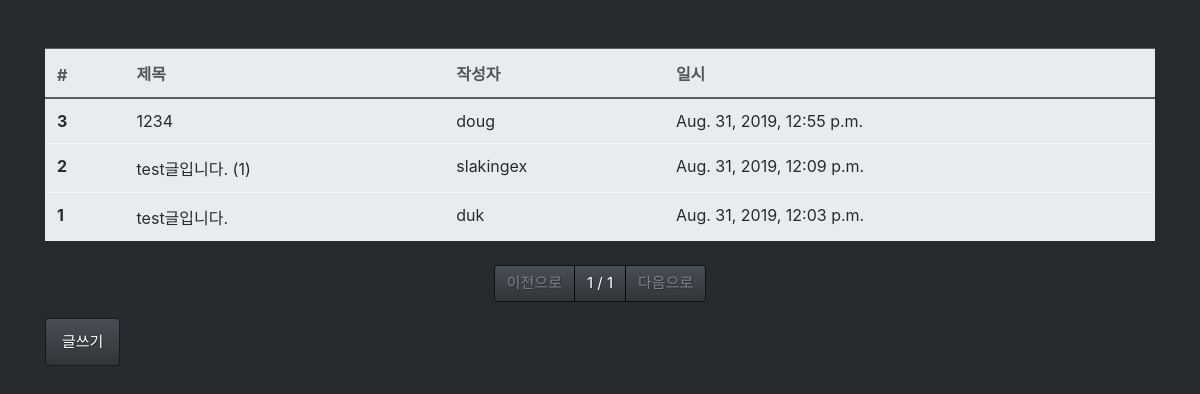
Before: /board/list/ with the older database file.
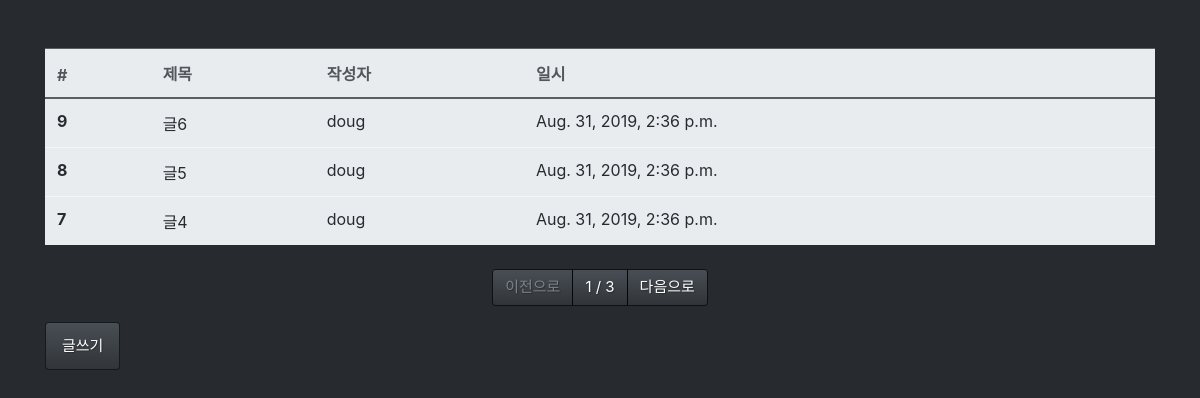
After: the same page with the newer database file.
### board/models.py (models this page shows, shortened)
class Board(models.Model):
    title = models.CharField(max_length=128, verbose_name='제목')
    contents = models.TextField(verbose_name='내용')
    writer = models.ForeignKey(
        'fcuser.Fcuser', on_delete=models.CASCADE, verbose_name='작성자')
    registered_dttm = models.DateTimeField(
        auto_now_add=True, verbose_name='등록시간')
    tags = models.ManyToManyField('tag.Tag', verbose_name='태그')
    class Meta:
        db_table = 'fastcampus_board'
        verbose_name = '패스트캠퍼스 게시글'
        verbose_name_plural = '패스트캠퍼스 게시글'

### fcuser/models.py (models this page shows)
class Fcuser(models.Model):
    username = models.CharField(max_length=32, verbose_name='사용자명')
    password = models.CharField(max_length=64, verbose_name='비밀번호')
    useremail = models.EmailField(max_length=128, verbose_name='사용자이메일')
    registered_dttm = models.DateTimeField(
        auto_now_add=True, verbose_name='등록시간')
    def __str__(self):
        return self.username
    class Meta:
        db_table = 'fastcampus_fcuser'
        verbose_name = '패스트캠퍼스 사용자'
        verbose_name_plural = '패스트캠퍼스 사용자'

### board/views.py (the view)
# urls.py: path('list/', views.board_list),
def board_list(request):
    all_boards = Board.objects.all().order_by('-id')
    page = request.GET.get('p', 1)
    paginator = Paginator(all_boards, 3)
    boards = paginator.get_page(page)
    return render(request, 'board_list.html', {'boards': boards})

### board/templates/board_list.html (shortened to what this page needs)
{% extends "base.html" %} {% block contents %}
<div class="row mt-5">
  <div class="col-12">
    <table class="table table-light">
      <thead class="thead-light">
        <tr>
          <th>#</th>
          <th>제목</th>
          <th>작성자</th>
          <th>일시</th>
        </tr>
      </thead>
      <tbody class="text-dark">
        {% for board in boards %}
        <tr onclick="location.href='/board/detail/{{board.id}}'">
          <th>{{ board.id }}</th>
          <td>{{ board.title }}</td>
          <td>{{ board.writer }}</td>
          <td>{{ board.registered_dttm }}</td>
        </tr>
        {% endfor %}
      </tbody>
    </table>
  </div>
</div>
<div class="row mt-2">
  <div class="col-12">
    <nav>
      <ul class="pagination justify-content-center">
        {% if boards.has_previous %}
        <li class="page-item">
          <a class="page-link" href="?p={{ boards.previous_page_number }}">
            이전으로
          </a>
          {% else %}
          <li class="page-item disabled">
              <a class="page-link" href="#">이전으로</a>
          </li>
          {% endif %}
        <li class="page-item">
          <a class="page-link" href="#">
            {{ boards.number }} / {{ boards.paginator.num_pages }}
          </a>
        </li>
        {% if boards.has_next %}
        <li class="page-item">
          <a class="page-link" href="?p={{ boards.next_page_number }}">
            다음으로
          </a>
          {% else %}
          <li class="page-item disabled">
            <a class="page-link" href="#">다음으로</a>
          </li>
          {% endif %}
        </li>
      </ul>
    </nav>
  </div>
</div>
<div class="row">
  <div class="col-12">
    <button class="btn btn-primary" onclick="location.href='/board/write/'">글쓰기</button>
  </div>
</div>
{% endblock %}

Changed rows visible on the page:
no longer on this page (row unchanged): Board: id "3", title "1234", writer "doug", registered_dttm "Aug. 31, 2019, 12:55 p.m."
no longer on this page (row unchanged): Board: id "2", title "test글입니다. (1)", writer "slakingex", registered_dttm "Aug. 31, 2019, 12:09 p.m."
no longer on this page (row unchanged): Board: id "1", title "test글입니다.", writer "duk", registered_dttm "Aug. 31, 2019, 12:03 p.m."
added Board: id "9", title "글6", writer "doug", registered_dttm "Aug. 31, 2019, 2:36 p.m."
added Board: id "8", title "글5", writer "doug", registered_dttm "Aug. 31, 2019, 2:36 p.m."
added Board: id "7", title "글4", writer "doug", registered_dttm "Aug. 31, 2019, 2:36 p.m."
Other visible differences:
{{ boards.paginator.num_pages }}: "1" → "3"
